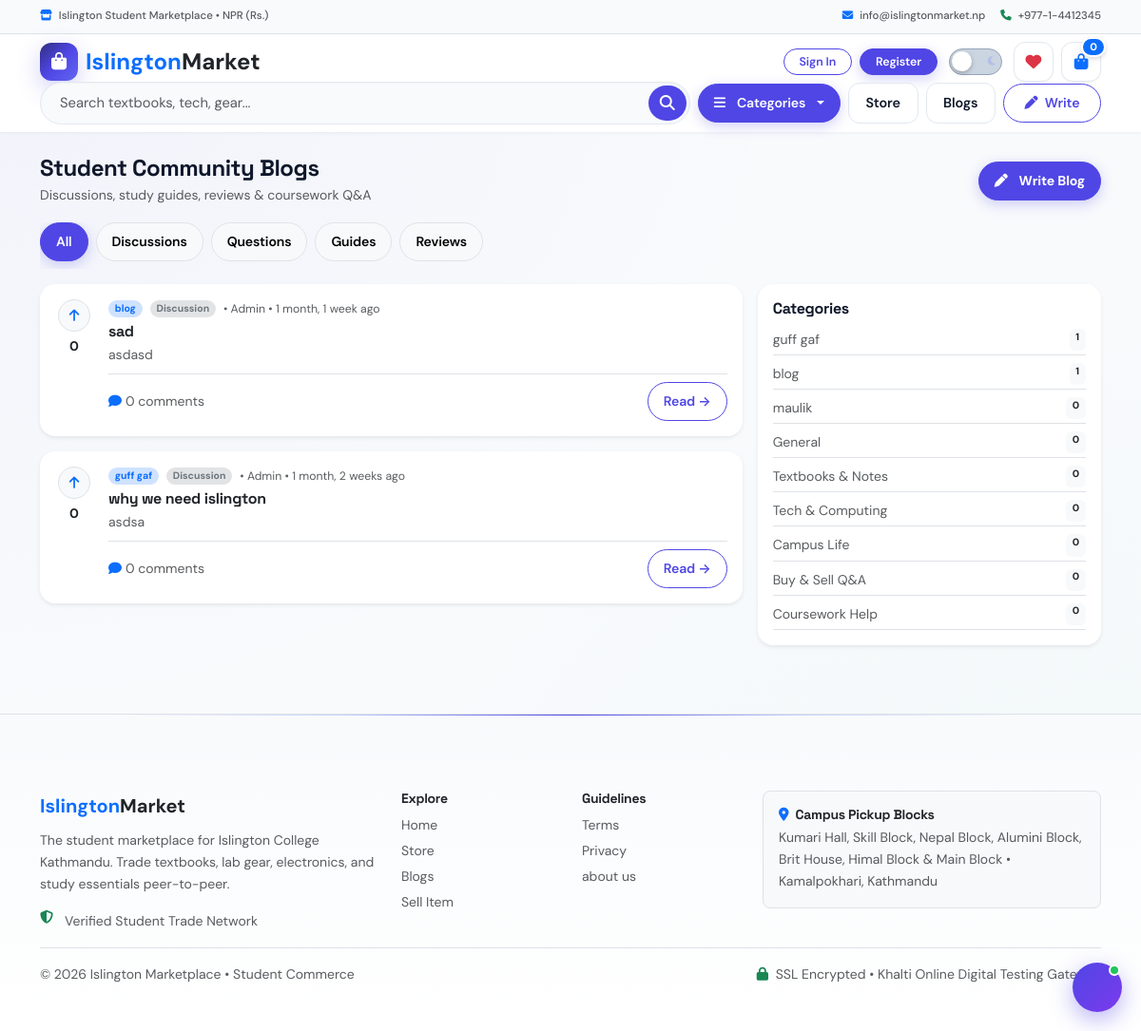
The page /blogs/ on the database as committed earlier.
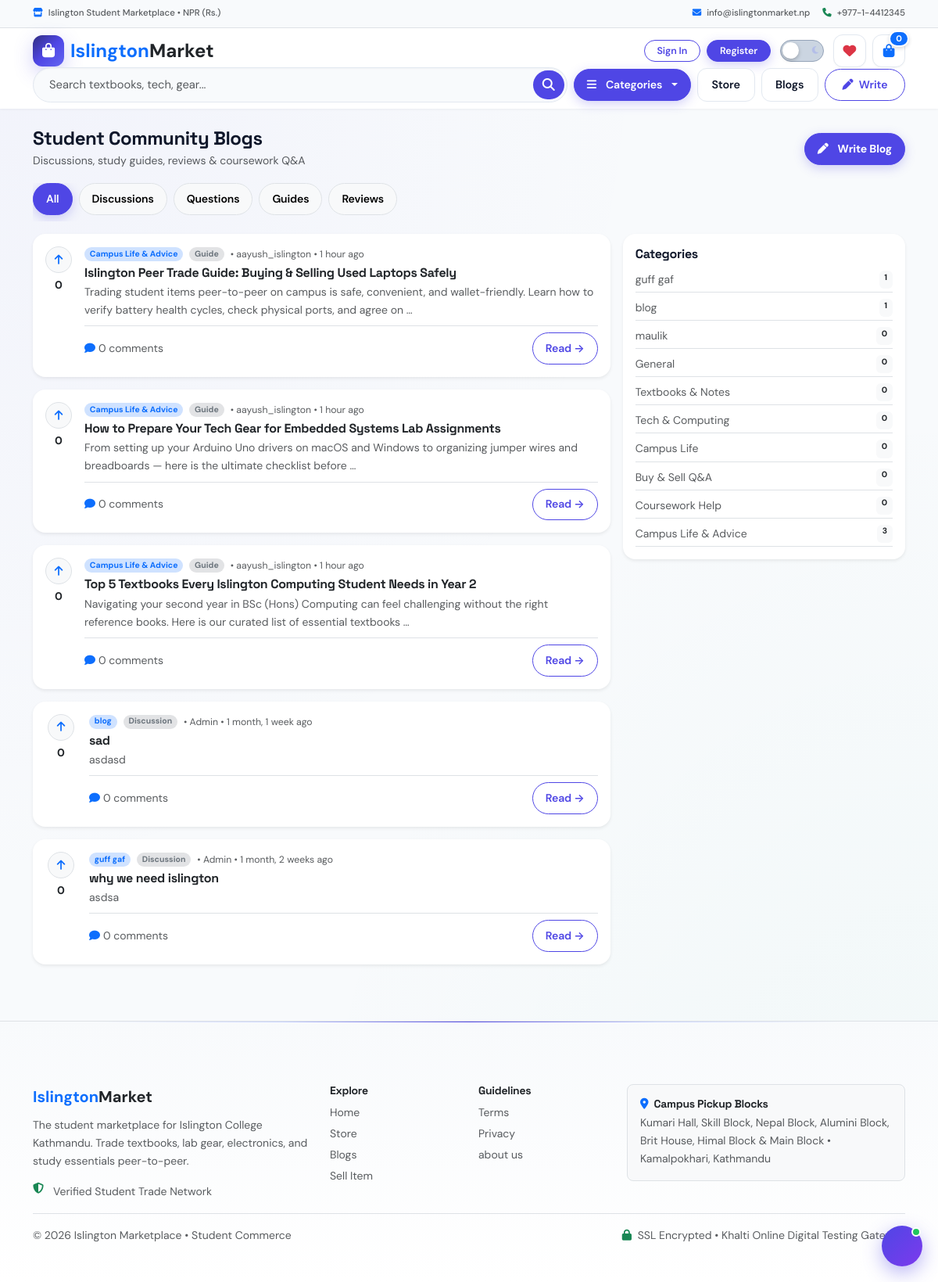
The same page on the database as committed later.
### blog/models.py (models this page shows, shortened)
class Post(models.Model):
    TAG_CHOICES = [('Discussion', 'Discussion'), ('Question', 'Question / Help'), ('Guide', 'Guide / Tips'), ('Review', 'Review')]
    author = models.ForeignKey(User, on_delete=models.SET_NULL, null=True, blank=True, related_name='blog_posts')
    title = models.CharField(max_length=250)
    content = models.TextField()
    category = models.ForeignKey(Category, on_delete=models.CASCADE, related_name='posts')
    tag = models.CharField(max_length=20, choices=TAG_CHOICES, default='Discussion')
    post_image = models.ImageField(upload_to='blogs/', blank=True, null=True)
    upvotes = models.ManyToManyField(User, related_name='upvoted_posts', blank=True)
    created_at = models.DateTimeField(auto_now_add=True)
    updated_at = models.DateTimeField(auto_now=True)
    status = models.BooleanField(default=True)
    class Meta: ordering = ['-created_at']
    @property
    def upvote_count(self): return self.upvotes.count()
    @property
    def comment_count(self): return self.comments.count()

class Category(models.Model):
    name = models.CharField(max_length=100)
    category_image = models.ImageField(upload_to='blog_categories/', blank=True, null=True)
    class Meta:
        verbose_name = 'Genre / Community'
        verbose_name_plural = 'Genres / Communities'

### pages/models.py (models this page shows, shortened)
class Page(models.Model):
    title = models.CharField(max_length=100)
    slug = models.SlugField(unique=True)
    content = models.TextField()
    created_at = models.DateTimeField(auto_now_add=True)

### blog/views.py (the view)
# urls.py: path('', views.blog, name='blog'),
def blog(request):
    cat, tag, author, sort = request.GET.get('category'), request.GET.get('tag'), request.GET.get('author'), request.GET.get('sort')
    posts = Post.objects.select_related('category', 'author').prefetch_related('comments', 'upvotes').filter(status=True)
    if cat: posts = posts.filter(category__name__iexact=cat)
    if tag: posts = posts.filter(tag__iexact=tag)
    if author: posts = posts.filter(author__username=author)
    posts = posts.annotate(upvote_cnt=Count('upvotes')).order_by('-upvote_cnt' if sort == 'top' else '-created_at')
    return render(request, 'blog/blog.html', {
        'blogs': posts, 'categories': Category.objects.all(),
        'selected_cat': cat, 'selected_tag': tag, 'selected_author': author, 'sort': sort
    })

### cart/context_processors.py (called while the page is built)
def _get_or_create_cart_id(request):
    cart_id = request.session.session_key
    if not cart_id:
        request.session.create()
        cart_id = request.session.session_key
    return cart_id

def cart_counter(request):
    cart_count = 0
    cart_total = 0.0
    try:
        if request.user.is_authenticated:
            cart = Cart.objects.filter(user=request.user).first()
        else:
            cart_id = _get_or_create_cart_id(request)
            cart = Cart.objects.filter(cart_id=cart_id).first()
        if cart:
            cart_count = cart.total_items_count
            cart_total = cart.total_price
    except Exception:
        cart_count = 0
        cart_total = 0.0
    return {
        'cart_count': cart_count,
        'cart_total': cart_total,
    }

### pages/context_processors.py (called while the page is built)
def page_links(request):
    try:
        return {'pages': list(Page.objects.all())}
    except Exception:
        return {'pages': []}

### sitesetting/context_processors.py (called while the page is built)
def site_settings(request):
    try:
        setting = SiteSetting.objects.first()
        return {'site_setting': setting}
    except Exception:
        return {'site_setting': None}

### Templates/blog/blog.html (shortened to what this page needs)
{% extends 'master/base.html' %}
{% load static %}
{% block content %}
<div class="container py-4">
  <div class="d-flex justify-content-between align-items-center flex-wrap gap-2 mb-3">
    <div><h4 class="fw-bold mb-0">Student Community Blogs</h4><small class="text-muted">Discussions, study guides, reviews &amp; coursework Q&amp;A</small></div>
    <a href="{% url 'blog_create' %}" class="btn btn-primary btn-sm rounded-pill px-3 fw-bold"><i class="fas fa-pen me-1"></i> Write Blog</a>
  </div>
  <div class="d-flex gap-2 overflow-auto pb-2 mb-3">
    <a href="{% url 'blog' %}" class="btn btn-sm {% if not selected_tag %}btn-primary{% else %}btn-light border{% endif %} rounded-pill px-3">All</a>
    <a href="{% url 'blog' %}?tag=Discussion" class="btn btn-sm {% if selected_tag == 'Discussion' %}btn-primary{% else %}btn-light border{% endif %} rounded-pill px-3">Discussions</a>
    <a href="{% url 'blog' %}?tag=Question" class="btn btn-sm {% if selected_tag == 'Question' %}btn-primary{% else %}btn-light border{% endif %} rounded-pill px-3">Questions</a>
    <a href="{% url 'blog' %}?tag=Guide" class="btn btn-sm {% if selected_tag == 'Guide' %}btn-primary{% else %}btn-light border{% endif %} rounded-pill px-3">Guides</a>
    <a href="{% url 'blog' %}?tag=Review" class="btn btn-sm {% if selected_tag == 'Review' %}btn-primary{% else %}btn-light border{% endif %} rounded-pill px-3">Reviews</a>
  </div>
  <div class="row g-3">
    <div class="col-lg-8">
      <div class="d-flex flex-column gap-3">
        {% for b in blogs %}
        <div class="card border-0 shadow-sm rounded-4 p-3 bg-white">
          <div class="d-flex gap-3">
            <div class="text-center" style="width:40px;">
              <form action="{% url 'toggle_upvote' b.id %}" method="POST">{% csrf_token %}<button class="btn btn-sm btn-light border rounded-circle p-1" style="width:34px;height:34px;"><i class="fas fa-arrow-up text-primary"></i></button></form>
              <strong class="small d-block mt-1">{{ b.upvote_count }}</strong>
            </div>
            <div class="flex-grow-1">
              <div class="d-flex gap-2 align-items-center small mb-1">
                <span class="badge bg-primary-subtle text-primary rounded-pill">{{ b.category.name }}</span>
                <span class="badge bg-secondary-subtle text-secondary rounded-pill">{{ b.tag }}</span>
                <small class="text-muted">&bull; {{ b.author.username|default:"Admin" }} &bull; {{ b.created_at|timesince }} ago</small>
              </div>
              <h6 class="fw-bold mb-1"><a href="{% url 'blog_detail' b.id %}" class="text-dark text-decoration-none">{{ b.title }}</a></h6>
              <p class="text-muted small mb-2">{{ b.content|truncatewords:24 }}</p>
              <div class="d-flex justify-content-between align-items-center pt-2 border-top small">
                <span class="text-muted"><i class="fas fa-comment me-1 text-primary"></i>{{ b.comment_count }} comments</span>
                <div class="d-flex gap-2 align-items-center">
                  <a href="{% url 'blog_detail' b.id %}" class="btn btn-sm btn-outline-primary rounded-pill px-3">Read &rarr;</a>
                </div>
              </div>
            </div>
          </div>
        </div>
        {% empty %}
        <div class="text-center py-5 text-muted bg-white rounded-4 border"><p class="mb-2">No blog posts yet.</p><a href="{% url 'blog_create' %}" class="btn btn-primary btn-sm rounded-pill px-3">Write First Post</a></div>
        {% endfor %}
      </div>
    </div>
    <div class="col-lg-4">
      <div class="card border-0 shadow-sm rounded-4 p-3 bg-white">
        <h6 class="fw-bold mb-2">Categories</h6>
        <div class="d-flex flex-column gap-1 small">
          {% for c in categories %}<a href="{% url 'blog' %}?category={{ c.name }}" class="text-decoration-none text-muted py-1 border-bottom d-flex justify-content-between"><span>{{ c.name }}</span><span class="badge bg-light text-dark">{{ c.posts.count }}</span></a>{% endfor %}
        </div>
      </div>
    </div>
  </div>
</div>
{% endblock %}

### Templates/master/base.html (shortened to what the changed rows need)
{% load static %}
<!doctype html>
<html lang="en" data-theme="light" data-bs-theme="light">
<head>
  <link href="https://cdn.jsdelivr.net/npm/bootstrap@5.3.3/dist/css/bootstrap.min.css" rel="stylesheet">
  <link rel="stylesheet" href="https://cdnjs.cloudflare.com/ajax/libs/font-awesome/6.6.0/css/all.min.css"/>
  <link rel="stylesheet" href="{% static 'css/style.css' %}?v=13.0">
</head>
<body class="site-body">
  <main id="mainContent">{% block content %}{% endblock %}</main>
  <footer class="section-footer mt-5 border-top bg-white">
    <div class="container py-4">
      <div class="row g-4">
        <div class="col-lg-2 col-6">
          <ul class="list-unstyled small d-flex flex-column gap-1 text-muted">
            {% for page in pages %}<li><a href="{% url 'page_detail' page.slug %}" class="text-muted text-decoration-none">{{ page.title }}</a></li>{% endfor %}
          </ul>
        </div>
      </div>
    </div>
  </footer>
</body>
</html>

Rows that differ between the two databases and show on the page:
added Post: upvote_count "0", category.name "Campus Life & Advice", tag "Guide", author.username "aayush_islington", created_at "1 hour", title "Islington Peer Trade Guide: Buying & Selling Used Laptops Safely", content "Trading student items peer-to-peer on campus is safe, convenient, and wallet-friendly. Learn how to verify battery health cycles, check physical ports, and agree on …", comment_count "0"
added Post: upvote_count "0", category.name "Campus Life & Advice", tag "Guide", author.username "aayush_islington", created_at "1 hour", title "How to Prepare Your Tech Gear for Embedded Systems Lab Assignments", content "From setting up your Arduino Uno drivers on macOS and Windows to organizing jumper wires and breadboards — here is the ultimate checklist before …", comment_count "0"
added Post: upvote_count "0", category.name "Campus Life & Advice", tag "Guide", author.username "aayush_islington", created_at "1 hour", title "Top 5 Textbooks Every Islington Computing Student Needs in Year 2", content "Navigating your second year in BSc (Hons) Computing can feel challenging without the right reference books. Here is our curated list of essential textbooks …", comment_count "0"
added Category: name "Campus Life & Advice", posts.count "3"
